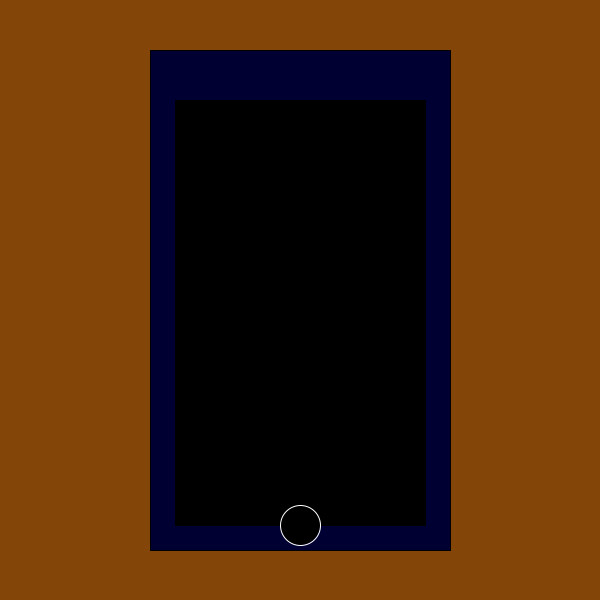
Frame 1 (no input)
Frame 60 (the mouse pressed at the canvas centre just before this capture): identical to frame 1, image omitted
Frame 120 (the mouse held since frame 60 and released just before this capture): identical to frame 1, image omitted

The Processing sketch that drew this single still picture (run headless with seeded random() and noise(); from frame 60 on, the mouse is pressed at the canvas centre):

// Processing sketch: processing_73085
// ── processing_73085.pde

//////////////////////////////////////////////////////////////////////
// Daniel Bickley
// A Phone
// 10/02/2012
// This is a Program designed to use several programmer-defined methods
// as well as different kinds of variables and contants to create something
// that is supposed to look lilke a phone with apps on it, but with
// squares that change colors.
// Clicking the ellipse on the bottom of the phone will turn on the apps
// Moving the mouse around creates a mosaic pattern on the apps.
//////////////////////////////////////////////////////////////////////

//Variables

//Two variables to use paramaters from the "drawApps" method in other methods quickly
// and easily.
int appXStore, appYStore;

//Variable to turn on phone and initialize animation
boolean phoneOn = false;

//Variables to change the color of the apps every time the program runs, NOT
// when the frame is redrawn
float fillR;
float fillG;
float fillB;

//Constants for the X Positions of the Apps
final int ROW_1X = 210;
final int ROW_2X = 270;
final int ROW_3X = 330;
final int ROW_4X = 390;

//Constants for the Y Positions of the Apps
final int COLLUM_1Y = 135;
final int COLLUM_2Y = 195;
final int COLLUM_3Y = 255;
final int COLLUM_4Y = 315;
final int COLLUM_5Y = 375;
final int COLLUM_6Y = 435;

void setup () {
  size (600, 600);
  
  //Creating the App colors
  fillR = random (255);
  fillG = random (255);
  fillB = random (255);
}


void draw () {
  background (131, 70, 8);
  stroke (0);
  
  //Drawing the phone, as well as apps when the phone button is pressed
  drawPhone();
  if (phoneOn) {
    noStroke();
    putAppsOnPhone();
  }
}

void drawPhone() {
  //Simply creating the phone background and 'On' button
  rectMode (CORNER);
  fill (0, 0, 50);
  rect (150, 50, 300, 500);
  fill (0);
  rect (175, 100, 250, 425);
  stroke (255);
  fill (0);
  ellipse (300, 525, 40, 40);
}

void mousePressed () {
  //Actually turning on the phone by clicking the button
  if (mouseX >= 260 && mouseX <= 320 && mouseY >= 505 && mouseY <= 545) {
    phoneOn = !phoneOn;
  }
 
}



void drawApps (int appX, int appY) {
  
  //Drawing apps using the paramaters given in "putAppsOnPhone" method. 
  rectMode (CENTER);
  fill (fillR, fillG, fillB);
  rect (appX, appY, 50, 50);
  
  //Making the apps become brighter when the mouse is closer, and making a mosaic pattern using the apps
  fill (0, distanceFromMouse());
  rect (appX, appY, 50, 50);
  appXStore = appX;
  appYStore = appY;
}

//Method to determine how far the mouse is from each app for use in the "drawApps" method.
float distanceFromMouse() {
  float distance;
  distance = (float) Math.sqrt ( Math.pow ((mouseX-appXStore), 2)+ Math.pow ((mouseY-appYStore), 2));
  return distance;
}

//Series of "drawApps" methods to make them easier to look at and read. Change the X and Y values of the
// apps here.

void putAppsOnPhone() {
    drawApps (ROW_1X, COLLUM_1Y);
    drawApps (ROW_2X, COLLUM_1Y);
    drawApps (ROW_3X, COLLUM_1Y);
    drawApps (ROW_4X, COLLUM_1Y);
    drawApps (ROW_1X, COLLUM_2Y);
    drawApps (ROW_2X, COLLUM_2Y);
    drawApps (ROW_3X, COLLUM_2Y);
    drawApps (ROW_4X, COLLUM_2Y);
    drawApps (ROW_1X, COLLUM_3Y);
    drawApps (ROW_2X, COLLUM_3Y);
    drawApps (ROW_3X, COLLUM_3Y);
    drawApps (ROW_4X, COLLUM_3Y);
    drawApps (ROW_1X, COLLUM_4Y);
    drawApps (ROW_2X, COLLUM_4Y);
    drawApps (ROW_3X, COLLUM_4Y);
    drawApps (ROW_4X, COLLUM_4Y);
    drawApps (ROW_1X, COLLUM_5Y);
    drawApps (ROW_2X, COLLUM_5Y);
    drawApps (ROW_3X, COLLUM_5Y);
    drawApps (ROW_4X, COLLUM_5Y);
    drawApps (ROW_1X, COLLUM_6Y);
    drawApps (ROW_2X, COLLUM_6Y);
    drawApps (ROW_3X, COLLUM_6Y);
    drawApps (ROW_4X, COLLUM_6Y);
  }
